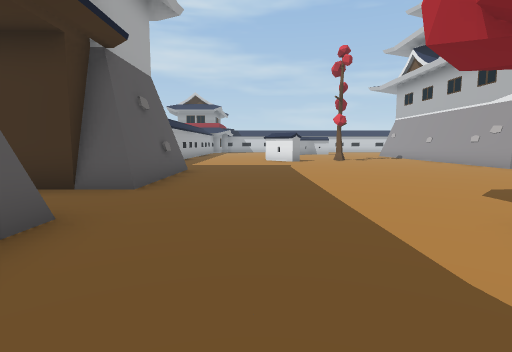
View 1 (above)

20 first-person views from a walk through a Unity game level. The camera is 1.5 m above the floor, tilts 6° down and sees 80° across. The floor is counted in squares, 2 m on a side. Each view is taken from the middle of a square. On the plan, view 1 faces up. The plan holds only what a view shows up to about 10 squares ahead; the rest is blank. The place goes on beyond the plan.

View 2
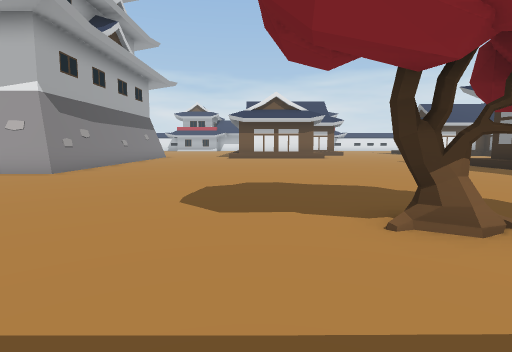

View 3
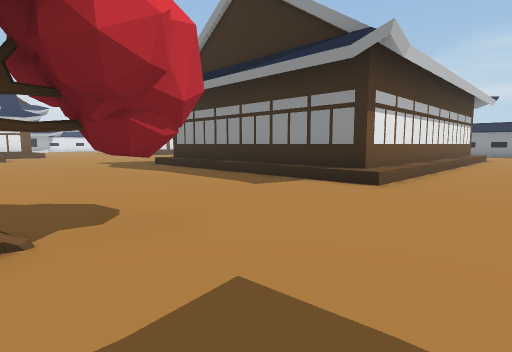

View 4
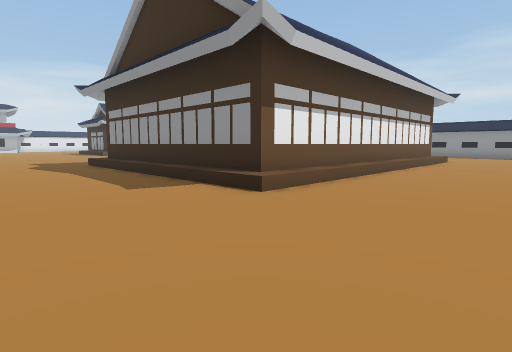

View 5
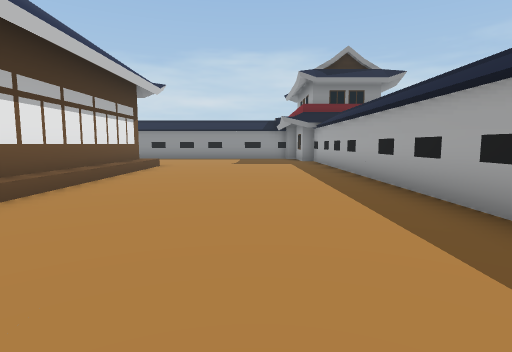

View 6
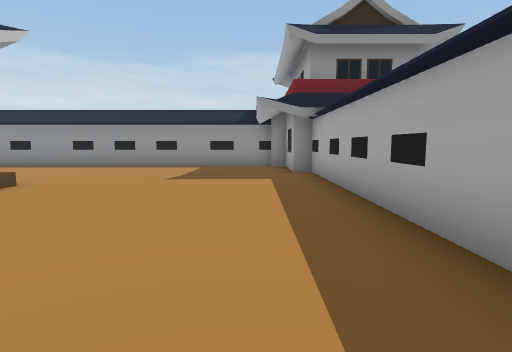

View 7
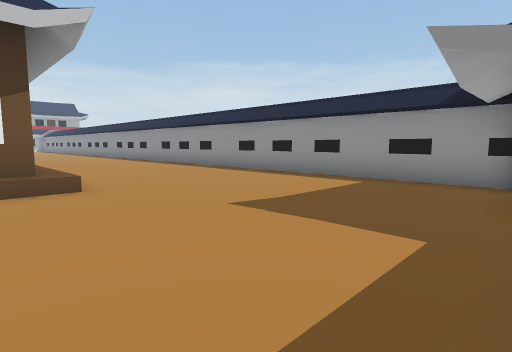

View 8
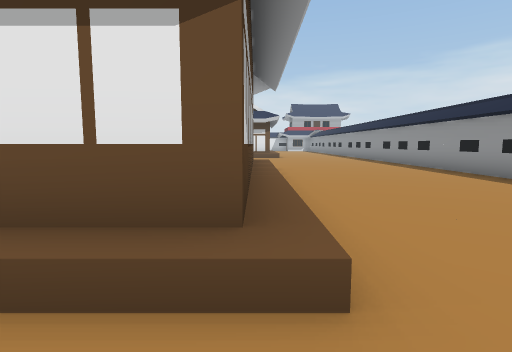

View 9
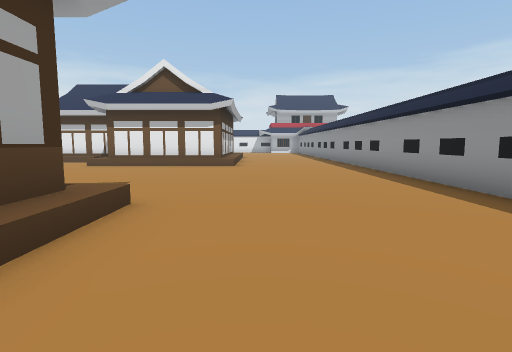

View 10
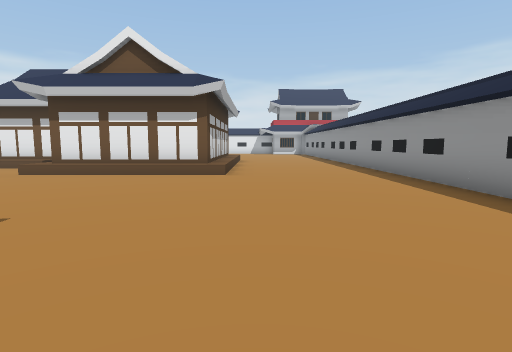

View 11
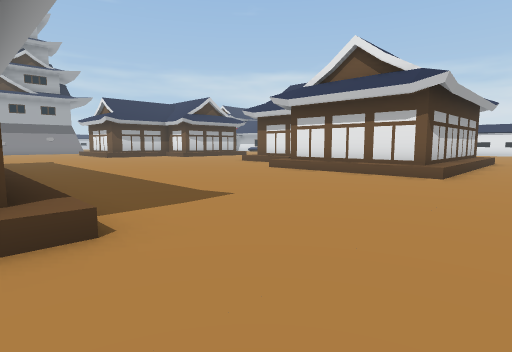

View 12
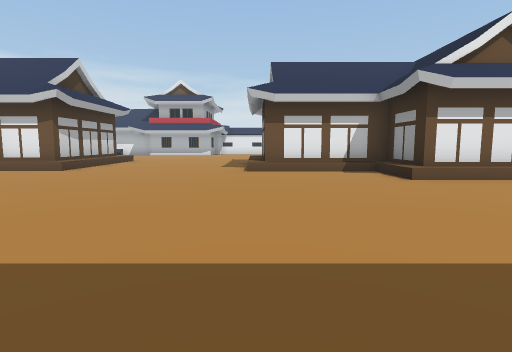

View 13
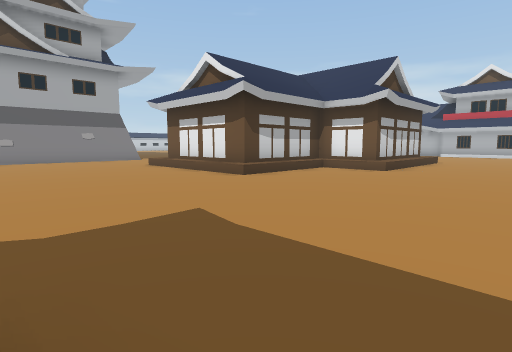

View 14
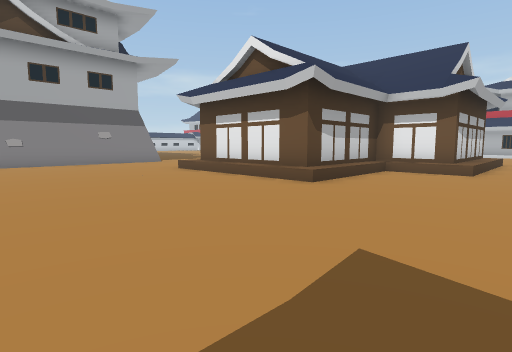

View 15
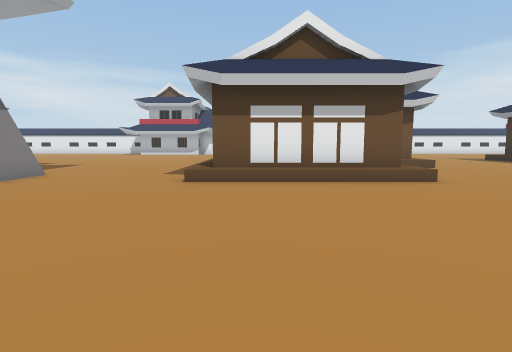

View 16
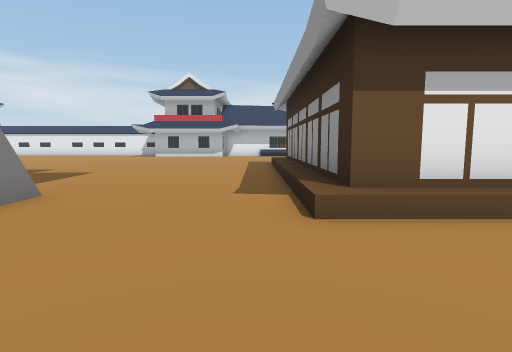

View 17
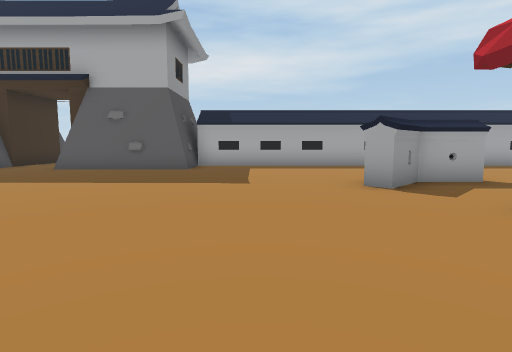

View 18
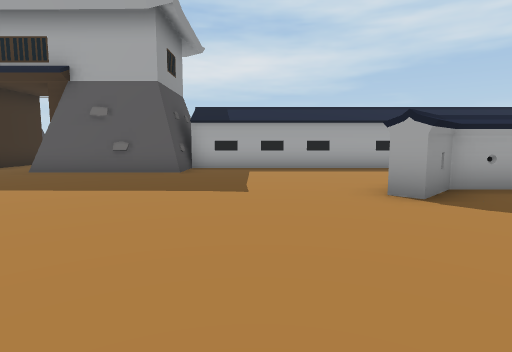

View 19
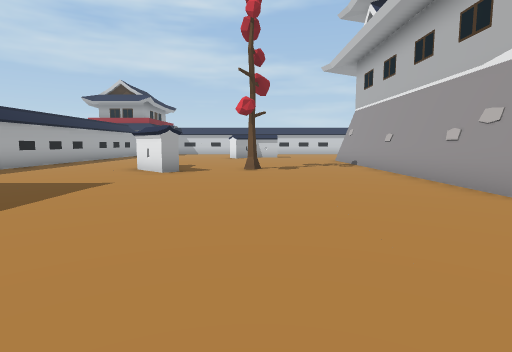

View 20
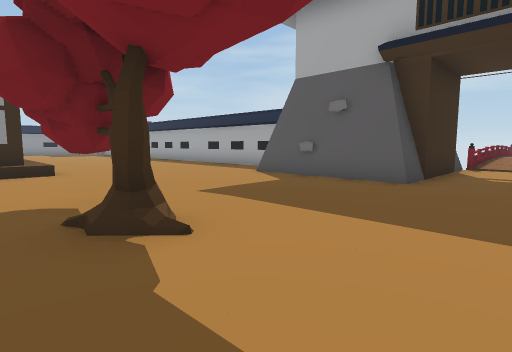

### Floor plan
Key: @ floor where view 1 was taken; # wall or solid block; . main floor; : floor 0.25 m higher than the main floor; + floor 0.5 m higher than the main floor; / step, stairs or slope; v drop or lower ground; T tree; B building; W tower.
Columns run from 8 left of view 1 to 23 right of it. Each row starts with its distance up from view 1.
 15     #....#......#
 14     #....##.T...#
 13     #.....#.....#             ..
 12     #...........#            ...
 11     #...........#          .....
 10     #...........#         ......
  9     ###........./// //  //......
  8       #............ ............
  7       #............ ............
  6      ##............ ............
  5     ##................../BBBBBBB
  4 ::....................../B
  3 vv#####................./BBBB
  2       #....T............/BBBBB
  1       #....T............/BBBBBB
  0       #.@...................BBB
 -1       ......................BBBB
 -2       ..........................
 -3       ..........................
 -4        ....BBBBBBBB/............
 -5       .....BB      /..........
 -6      ......BB      /..........
 -7     #......BB      /........+
 -8     #......BBB    B/........BB
 -9     #......BB     B/........BB
-10     #......B      B/........BB
-11     #......BB     B/......BBBB
-12     #......BBB    B/......BBBB
-13     #......BBB    B/......BBBB
-14     #......BBBBBBBB/......BBBBB
-15     #.....................+++++
-16     #..........................
-17     #........................
-18     ##.......................
-19      #.......................
-20 WW   #########  #############

Positions as (right, up) in squares from view 1, and headings:
1: (0, 0), facing up
2: (0, 4), facing right
3: (0, 2), facing down-right
4: (-1, 0), facing down-right
5: (-1, -4), facing down
6: (-2, -9), facing down
7: (-3, -13), facing down-right
8: (1, -14), facing right
9: (7, -16), facing right
10: (10, -16), facing right
11: (10, -17), facing up-right
12: (11, -7), facing right
13: (11, -5), facing up-right
14: (11, -3), facing up-right
15: (10, 4), facing right
16: (13, 6), facing right
17: (7, 11), facing left
18: (6, 11), facing left
19: (4, 5), facing up
20: (4, 5), facing down-left
